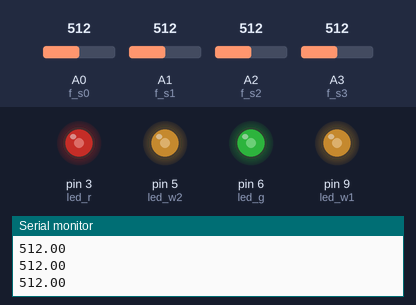
A sketch run on a simulated Arduino Uno, built with avr-gcc and run on an emulated ATmega328P. Parts: output pins drawn as LEDs (lit = HIGH), the last lines printed to the serial monitor. The inputs (shaded band) are chosen by the test bench; at power-on: A0 (f_s0) = 512, A1 (f_s1) = 512, A2 (f_s2) = 512, A3 (f_s3) = 512.

Above: at 1.2 s.
1.3 s: A0 (f_s0) set to 716
At 2.5 s:
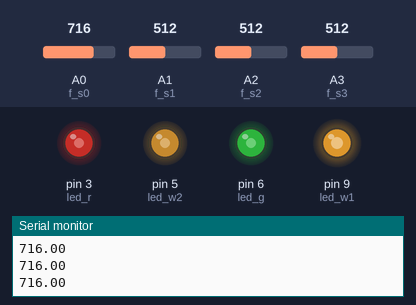
2.8 s: A1 (f_s1) set to 716
At 3.2 s:
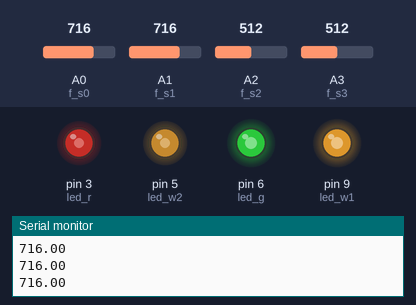
4.3 s: A2 (f_s2) set to 716
At 5.0 s:
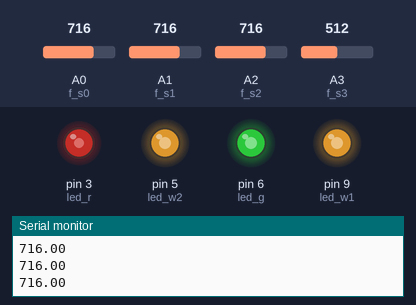
5.8 s: A3 (f_s3) set to 716
At 6.4 s:
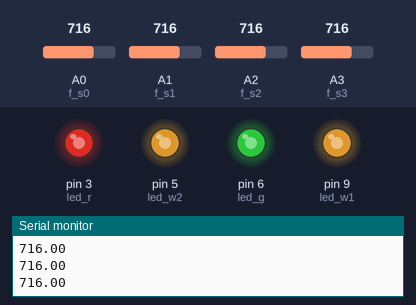
7.3 s: A0 (f_s0) set to 992
At 8.2 s:
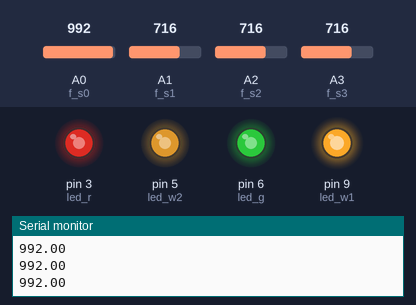
8.8 s: A1 (f_s1) set to 992
At 10.0 s:
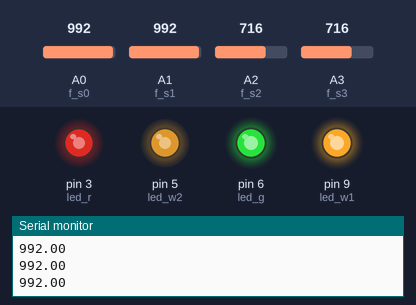
Timing chart, 0 to 11.3 s (numbered marks = the images above; inputs shaded):
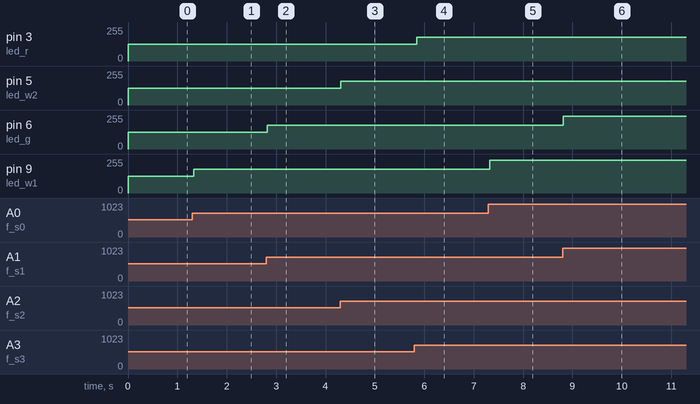

Measured:
- after the input at 1.3 s, pin 9 (led_w1): 127/255 → 178/255 at once
- after the input at 2.8 s, pin 6 (led_g): 127/255 → 178/255 at once
- after the input at 4.3 s, pin 5 (led_w2): 127/255 → 178/255 at once
- after the input at 5.8 s, pin 3 (led_r): 127/255 → 178/255 at once
- after the input at 7.3 s, pin 9 (led_w1): 178/255 → 247/255 at once
- after the input at 8.8 s, pin 6 (led_g): 178/255 → 247/255 at once

The sketch:

lab3_copia.ino
```cpp
#include <StopWatch.h>

float force[4];
float mappedForce[4];

int f_s0=A0;
int f_s1=A1;
int f_s2=A2;
int f_s3=A3;


int led_w1=9;
int led_g=6;
int led_w2=5;
int led_r=3;

void setup() {
  // initialize the serial communication:
  Serial.begin(115200);
  //outputs for the leds
  pinMode(led_w1, OUTPUT);
  pinMode(led_g, OUTPUT);
  pinMode(led_w2, OUTPUT);
  pinMode(led_r, OUTPUT);


  //analogue inputs from FRSs
  pinMode(f_s0, INPUT);
  pinMode(f_s1, INPUT);
  pinMode(f_s2, INPUT);
  pinMode(f_s3, INPUT);

}

void loop() {
  force[0]=analogRead(f_s0);
  force[1]=analogRead(f_s1);
  force[2]=analogRead(f_s2);
  force[3]=analogRead(f_s3);

  Serial.println(force[0]);
//  Serial.print(",");
//  Serial.println(force[1]);
//  Serial.print(",");
//  Serial.println(force[2]);
//  Serial.print(",");
//  Serial.println(force[3]);


  //mapping force_inputs with leds_outputs
  for(int i=0; i< 4; i++){
    mappedForce[i] = map(force[i],0,1023,0,255);
  }

//  Serial.println("white-1");
//  Serial.println(mappedForce[0]);
//  Serial.println("green");
//  Serial.println(mappedForce[1]);
//  Serial.println("white-2");
//  Serial.println(mappedForce[2]);
//  Serial.println("red");
//  Serial.println(mappedForce[3]);


  analogWrite(led_w1,mappedForce[0]);
  analogWrite(led_g,mappedForce[1]);
  analogWrite(led_w2,mappedForce[2]);
  analogWrite(led_r,mappedForce[3]);

  delay(50);
}
```
